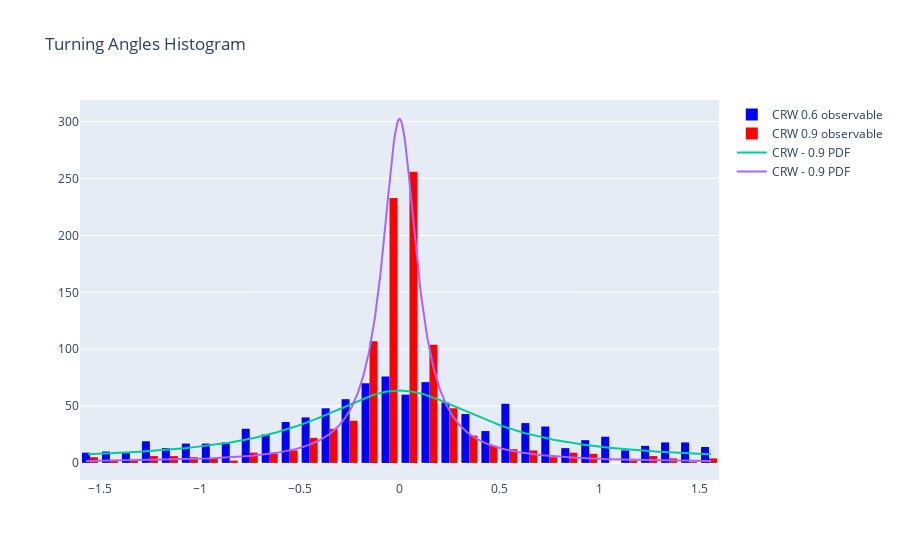

Notebook source saved alongside this figure:
### Markdown cell above
## Activity 3 - Turning-angle Distribution - (source dist. vs observed dist.)
    - Consider two CRW trajectories with different Cauchy coefficients.
    - Write a function that returns the turning angles for a given trajectory.
    - Compare the observed distribution (histogram) to the source distribution (curve) for
    both trajectories, as shown in the figure below.
    - Display the results using plotly.

### Code cell
# Consider two CRW trajectories with different Cauchy coefficients.
crw_06 = crw_traj(speed=6, coefficient=0.6)
crw_09 = crw_traj(speed=6, coefficient=0.9)
# Write a function that returns the turning angles for a given trajectory.

def turning_angles(trajectory):
    turning_angles = []
    for i in range(1, len(trajectory)-1):
        # Calculate the turning angle
        a = trajectory.iloc[i-1]
        b = trajectory.iloc[i]
        c = trajectory.iloc[i+1]
        ab = b - a
        bc = c - b
        cross_product = np.cross(ab, bc)
        orient = np.sign(cross_product)
        if orient == 0:
            orient = 1
            
        denominator = np.linalg.norm(ab) * np.linalg.norm(bc) + np.finfo(float).eps #to avoid zeros
        
        angle = np.arcsin(np.linalg.norm(cross_product) / denominator)
        
        new_angle = angle * orient
        turning_angles.append(round(new_angle, 2))
        
    return pd.DataFrame(turning_angles, columns=['turning_angle'])
# Compare the observed distribution (histogram) to the source distribution (curve) for both trajectories.

# Calculate turning angles for both trajectories
turning_angles_1 = turning_angles(crw_06)
turning_angles_2 = turning_angles(crw_09)



x_values_angles_1 = np.linspace(min(turning_angles_1.turning_angle), max(turning_angles_1.turning_angle), 1000)
y_values_angles_1 = np.array([wrapcauchy.pdf(abs(i), 0.6) for i in x_values_angles_1])

scaling_factor = 100
y_values_angles_1 *= scaling_factor

x_values_angles_2 = np.linspace(min(turning_angles_2.turning_angle), max(turning_angles_2.turning_angle), 1000)
y_values_angles_2 = np.array([wrapcauchy.pdf(abs(i), 0.9) for i in x_values_angles_2])

scaling_factor = 100
y_values_angles_2 *= scaling_factor

# Plot histograms using Plotly
fig_hist = go.Figure()
fig_hist.add_trace(go.Histogram(
    y=turning_angles_1.index,
    x=turning_angles_1.turning_angle,
    name='CRW 0.6 observable',
    marker_color='blue'
))
fig_hist.add_trace(go.Histogram(
    y=turning_angles_2.index,
    x=turning_angles_2.turning_angle,
    name='CRW 0.9 observable',
    marker_color='red'
))
fig_hist.add_trace(go.Scatter(
    x = x_values_angles_1,
    y = y_values_angles_1,
    mode = 'lines',
    name='CRW - 0.9 PDF',
    showlegend=True
))

fig_hist.add_trace(go.Scatter(
    x = x_values_angles_2,
    y = y_values_angles_2,
    mode = 'lines',
    name='CRW - 0.9 PDF',
    showlegend=True
))
fig_hist.update_layout(title='Turning Angles Histogram')

fig_hist.show()

### Figure 1 — Plotly figure (JSON) as saved in the notebook; plotly's stock layout.template omitted (floating-point values rounded to 4 significant figures; data arrays with more than 128 entries replaced by an {"elided": "..."} marker saying what was removed)
{"data": [{"marker": {"color": "blue"}, "name": "CRW 0.6 observable", "type": "histogram", "x": {"elided": "999 float values"}, "y": {"elided": "999 int values"}}, {"marker": {"color": "red"}, "name": "CRW 0.9 observable", "type": "histogram", "x": {"elided": "999 float values"}, "y": {"elided": "999 int values"}}, {"mode": "lines", "name": "CRW - 0.9 PDF", "showlegend": true, "type": "scatter", "x": {"elided": "1000 float values"}, "y": {"elided": "1000 float values"}}, {"mode": "lines", "name": "CRW - 0.9 PDF", "showlegend": true, "type": "scatter", "x": {"elided": "1000 float values"}, "y": {"elided": "1000 float values"}}], "layout": {"title": {"text": "Turning Angles Histogram"}}}
